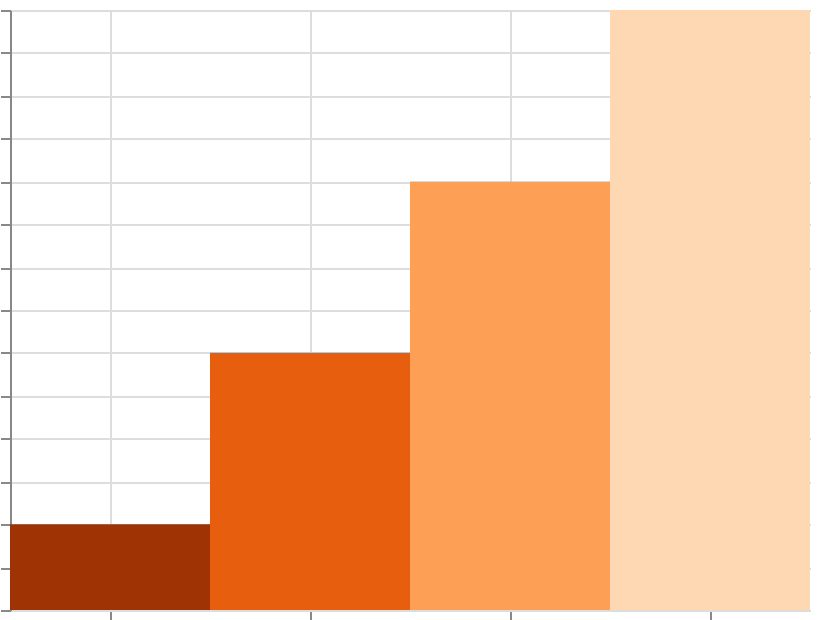

The Vega-Lite source for this figure:
### Vega specification from a JSON file in a GitHub repository (floating-point values rounded to 4 significant figures)
{"$schema": "https://vega.github.io/schema/vega/v6.json", "width": 400, "height": 300, "padding": 5, "autosize": "none", "data": [{"name": "table", "values": [{"cat": "A", "val": 10}, {"cat": "B", "val": 30}, {"cat": "C", "val": 50}, {"cat": "D", "val": 70}]}], "scales": [{"name": "x", "type": "band", "domain": {"data": "table", "field": "cat", "sort": true}, "range": "width"}, {"name": "y", "type": "linear", "domain": {"data": "table", "field": "val"}, "range": [{"signal": "height"}, 0], "zero": true, "nice": true}, {"name": "color", "type": "sequential", "domain": {"data": "table", "field": "val"}, "scheme": "oranges", "reverse": true}], "marks": [{"type": "rect", "from": {"data": "table"}, "encode": {"update": {"x": {"scale": "x", "field": "cat"}, "width": {"scale": "x", "band": 1}, "y": {"scale": "y", "field": "val"}, "y2": {"scale": "y", "value": 0}, "fill": {"scale": "color", "field": "val"}}}}], "axes": [{"scale": "x", "orient": "bottom", "grid": true, "labels": false}, {"scale": "y", "orient": "left", "grid": true, "labels": false}], "legends": [{"fill": "color", "title": "Heat"}]}
